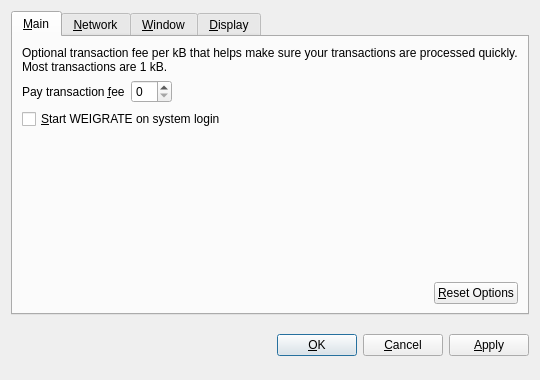
<?xml version="1.0" encoding="UTF-8"?>
<ui version="4.0">
 <class>OptionsDialog</class>
 <widget class="QDialog" name="OptionsDialog">
  <property name="geometry">
   <rect>
    <x>0</x>
    <y>0</y>
    <width>540</width>
    <height>380</height>
   </rect>
  </property>
  <property name="windowTitle">
   <string>Options</string>
  </property>
  <property name="modal">
   <bool>true</bool>
  </property>
  <layout class="QVBoxLayout" name="verticalLayout">
   <item>
    <widget class="QTabWidget" name="tabWidget">
     <property name="tabPosition">
      <enum>QTabWidget::North</enum>
     </property>
     <property name="currentIndex">
      <number>0</number>
     </property>
     <widget class="QWidget" name="tabMain">
      <attribute name="title">
       <string>&amp;Main</string>
      </attribute>
      <layout class="QVBoxLayout" name="verticalLayout_Main">
       <item>
        <widget class="QLabel" name="transactionFeeInfoLabel">
         <property name="text">
          <string>Optional transaction fee per kB that helps make sure your transactions are processed quickly. Most transactions are 1 kB.</string>
         </property>
         <property name="textFormat">
          <enum>Qt::PlainText</enum>
         </property>
         <property name="wordWrap">
          <bool>true</bool>
         </property>
        </widget>
       </item>
       <item>
        <layout class="QHBoxLayout" name="horizontalLayout_1_Main">
         <item>
          <widget class="QLabel" name="transactionFeeLabel">
           <property name="text">
            <string>Pay transaction &amp;fee</string>
           </property>
           <property name="textFormat">
            <enum>Qt::PlainText</enum>
           </property>
           <property name="buddy">
            <cstring>transactionFee</cstring>
           </property>
          </widget>
         </item>
         <item>
          <widget class="BitcoinAmountField" name="transactionFee"/>
         </item>
         <item>
          <spacer name="horizontalSpacer_1_Main">
           <property name="orientation">
            <enum>Qt::Horizontal</enum>
           </property>
           <property name="sizeHint" stdset="0">
            <size>
             <width>40</width>
             <height>20</height>
            </size>
           </property>
          </spacer>
         </item>
        </layout>
       </item>
       <item>
        <widget class="QCheckBox" name="bitcoinAtStartup">
         <property name="toolTip">
          <string>Automatically start WEIGRATE after logging in to the system.</string>
         </property>
         <property name="text">
          <string>&amp;Start WEIGRATE on system login</string>
         </property>
        </widget>
       </item>
       <item>
        <spacer name="verticalSpacer_Main">
         <property name="orientation">
          <enum>Qt::Vertical</enum>
         </property>
         <property name="sizeHint" stdset="0">
          <size>
           <width>20</width>
           <height>40</height>
          </size>
         </property>
        </spacer>
       </item>
       <item>
        <layout class="QHBoxLayout" name="horizontalLayout_2_Main">
         <item>
          <spacer name="horizontalSpacer_2_Main">
           <property name="orientation">
            <enum>Qt::Horizontal</enum>
           </property>
           <property name="sizeHint" stdset="0">
            <size>
             <width>40</width>
             <height>20</height>
            </size>
           </property>
          </spacer>
         </item>
         <item>
          <widget class="QPushButton" name="resetButton">
           <property name="toolTip">
            <string>Reset all client options to default.</string>
           </property>
           <property name="text">
            <string>&amp;Reset Options</string>
           </property>
           <property name="autoDefault">
            <bool>false</bool>
           </property>
          </widget>
         </item>
        </layout>
       </item>
      </layout>
     </widget>
     <widget class="QWidget" name="tabNetwork">
      <attribute name="title">
       <string>&amp;Network</string>
      </attribute>
      <layout class="QVBoxLayout" name="verticalLayout_Network">
       <item>
        <widget class="QCheckBox" name="mapPortUpnp">
         <property name="toolTip">
          <string>Automatically open the WEIGRATE client port on the router. This only works when your router supports UPnP and it is enabled.</string>
         </property>
         <property name="text">
          <string>Map port using &amp;UPnP</string>
         </property>
        </widget>
       </item>
       <item>
        <widget class="QCheckBox" name="connectSocks">
         <property name="toolTip">
          <string>Connect to the WEIGRATE network through a SOCKS proxy (e.g. when connecting through Tor).</string>
         </property>
         <property name="text">
          <string>&amp;Connect through SOCKS proxy:</string>
         </property>
        </widget>
       </item>
       <item>
        <layout class="QHBoxLayout" name="horizontalLayout_Network">
         <item>
          <widget class="QLabel" name="proxyIpLabel">
           <property name="text">
            <string>Proxy &amp;IP:</string>
           </property>
           <property name="textFormat">
            <enum>Qt::PlainText</enum>
           </property>
           <property name="buddy">
            <cstring>proxyIp</cstring>
           </property>
          </widget>
         </item>
         <item>
          <widget class="QValidatedLineEdit" name="proxyIp">
           <property name="maximumSize">
            <size>
             <width>140</width>
             <height>16777215</height>
            </size>
           </property>
           <property name="toolTip">
            <string>IP address of the proxy (e.g. 127.0.0.1)</string>
           </property>
          </widget>
         </item>
         <item>
          <widget class="QLabel" name="proxyPortLabel">
           <property name="text">
            <string>&amp;Port:</string>
           </property>
           <property name="textFormat">
            <enum>Qt::PlainText</enum>
           </property>
           <property name="buddy">
            <cstring>proxyPort</cstring>
           </property>
          </widget>
         </item>
         <item>
          <widget class="QLineEdit" name="proxyPort">
           <property name="maximumSize">
            <size>
             <width>55</width>
             <height>16777215</height>
            </size>
           </property>
           <property name="toolTip">
            <string>Port of the proxy (e.g. 9050)</string>
           </property>
          </widget>
         </item>
         <item>
          <widget class="QLabel" name="socksVersionLabel">
           <property name="text">
            <string>SOCKS &amp;Version:</string>
           </property>
           <property name="textFormat">
            <enum>Qt::PlainText</enum>
           </property>
           <property name="buddy">
            <cstring>socksVersion</cstring>
           </property>
          </widget>
         </item>
         <item>
          <widget class="QValueComboBox" name="socksVersion">
           <property name="toolTip">
            <string>SOCKS version of the proxy (e.g. 5)</string>
           </property>
          </widget>
         </item>
         <item>
          <spacer name="horizontalSpacer_Network">
           <property name="orientation">
            <enum>Qt::Horizontal</enum>
           </property>
           <property name="sizeHint" stdset="0">
            <size>
             <width>40</width>
             <height>20</height>
            </size>
           </property>
          </spacer>
         </item>
        </layout>
       </item>
       <item>
        <spacer name="verticalSpacer_Network">
         <property name="orientation">
          <enum>Qt::Vertical</enum>
         </property>
         <property name="sizeHint" stdset="0">
          <size>
           <width>20</width>
           <height>40</height>
          </size>
         </property>
        </spacer>
       </item>
      </layout>
     </widget>
     <widget class="QWidget" name="tabWindow">
      <attribute name="title">
       <string>&amp;Window</string>
      </attribute>
      <layout class="QVBoxLayout" name="verticalLayout_Window">
       <item>
        <widget class="QCheckBox" name="minimizeToTray">
         <property name="toolTip">
          <string>Show only a tray icon after minimizing the window.</string>
         </property>
         <property name="text">
          <string>&amp;Minimize to the tray instead of the taskbar</string>
         </property>
        </widget>
       </item>
       <item>
        <widget class="QCheckBox" name="minimizeOnClose">
         <property name="toolTip">
          <string>Minimize instead of exit the application when the window is closed. When this option is enabled, the application will be closed only after selecting Quit in the menu.</string>
         </property>
         <property name="text">
          <string>M&amp;inimize on close</string>
         </property>
        </widget>
       </item>
       <item>
        <spacer name="verticalSpacer_Window">
         <property name="orientation">
          <enum>Qt::Vertical</enum>
         </property>
         <property name="sizeHint" stdset="0">
          <size>
           <width>20</width>
           <height>40</height>
          </size>
         </property>
        </spacer>
       </item>
      </layout>
     </widget>
     <widget class="QWidget" name="tabDisplay">
      <attribute name="title">
       <string>&amp;Display</string>
      </attribute>
      <layout class="QVBoxLayout" name="verticalLayout_Display">
       <item>
        <layout class="QHBoxLayout" name="horizontalLayout_1_Display">
         <item>
          <widget class="QLabel" name="langLabel">
           <property name="text">
            <string>User Interface &amp;language:</string>
           </property>
           <property name="textFormat">
            <enum>Qt::PlainText</enum>
           </property>
           <property name="buddy">
            <cstring>lang</cstring>
           </property>
          </widget>
         </item>
         <item>
          <widget class="QValueComboBox" name="lang">
           <property name="toolTip">
            <string>The user interface language can be set here. This setting will take effect after restarting WEIGRATE.</string>
           </property>
          </widget>
         </item>
        </layout>
       </item>
       <item>
        <layout class="QHBoxLayout" name="horizontalLayout_2_Display">
         <item>
          <widget class="QLabel" name="unitLabel">
           <property name="text">
            <string>&amp;Unit to show amounts in:</string>
           </property>
           <property name="textFormat">
            <enum>Qt::PlainText</enum>
           </property>
           <property name="buddy">
            <cstring>unit</cstring>
           </property>
          </widget>
         </item>
         <item>
          <widget class="QValueComboBox" name="unit">
           <property name="toolTip">
            <string>Choose the default subdivision unit to show in the interface and when sending coins.</string>
           </property>
          </widget>
         </item>
        </layout>
       </item>
       <item>
        <widget class="QCheckBox" name="displayAddresses">
         <property name="toolTip">
          <string>Whether to show WEIGRATE addresses in the transaction list or not.</string>
         </property>
         <property name="text">
          <string>&amp;Display addresses in transaction list</string>
         </property>
        </widget>
       </item>
       <item>
        <widget class="QCheckBox" name="coinControlFeatures">
         <property name="toolTip">
          <string>Whether to show coin control features or not.</string>
         </property>
         <property name="text">
          <string>Display coin &amp;control features (experts only!)</string>
         </property>
        </widget>
       </item>
       <item>
        <spacer name="verticalSpacer_Display">
         <property name="orientation">
          <enum>Qt::Vertical</enum>
         </property>
         <property name="sizeHint" stdset="0">
          <size>
           <width>20</width>
           <height>40</height>
          </size>
         </property>
        </spacer>
       </item>
      </layout>
     </widget>
    </widget>
   </item>
   <item>
    <layout class="QHBoxLayout" name="horizontalLayout_Buttons">
     <item>
      <spacer name="horizontalSpacer_1">
       <property name="orientation">
        <enum>Qt::Horizontal</enum>
       </property>
       <property name="sizeHint" stdset="0">
        <size>
         <width>40</width>
         <height>48</height>
        </size>
       </property>
      </spacer>
     </item>
     <item>
      <widget class="QLabel" name="statusLabel">
       <property name="font">
        <font>
         <weight>75</weight>
         <bold>true</bold>
        </font>
       </property>
       <property name="text">
        <string/>
       </property>
       <property name="textFormat">
        <enum>Qt::PlainText</enum>
       </property>
       <property name="wordWrap">
        <bool>true</bool>
       </property>
      </widget>
     </item>
     <item>
      <spacer name="horizontalSpacer_2">
       <property name="orientation">
        <enum>Qt::Horizontal</enum>
       </property>
       <property name="sizeHint" stdset="0">
        <size>
         <width>40</width>
         <height>48</height>
        </size>
       </property>
      </spacer>
     </item>
     <item>
      <widget class="QPushButton" name="okButton">
       <property name="text">
        <string>&amp;OK</string>
       </property>
      </widget>
     </item>
     <item>
      <widget class="QPushButton" name="cancelButton">
       <property name="text">
        <string>&amp;Cancel</string>
       </property>
       <property name="autoDefault">
        <bool>false</bool>
       </property>
      </widget>
     </item>
     <item>
      <widget class="QPushButton" name="applyButton">
       <property name="text">
        <string>&amp;Apply</string>
       </property>
       <property name="autoDefault">
        <bool>false</bool>
       </property>
      </widget>
     </item>
    </layout>
   </item>
  </layout>
 </widget>
 <customwidgets>
  <customwidget>
   <class>BitcoinAmountField</class>
   <extends>QSpinBox</extends>
   <header>bitcoinamountfield.h</header>
  </customwidget>
  <customwidget>
   <class>QValueComboBox</class>
   <extends>QComboBox</extends>
   <header>qvaluecombobox.h</header>
  </customwidget>
  <customwidget>
   <class>QValidatedLineEdit</class>
   <extends>QLineEdit</extends>
   <header>qvalidatedlineedit.h</header>
  </customwidget>
 </customwidgets>
 <resources/>
 <connections/>
</ui>
